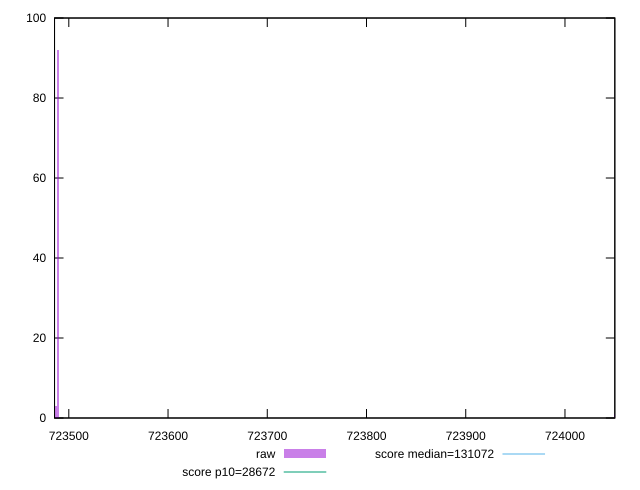

gnuplot code for this plot:
reset

$raw <<EOF
724050.7991960038 1
723488.7048772571 92
723484.6317300198 4
723486.6683036385 3
EOF

set key outside below
set boxwidth 2.0365736186474157
set xrange [723485.6212791667:724050.2324541666]
set yrange [0:100]
set trange [0:100]
set style fill transparent solid 0.5 noborder

set parametric
set terminal svg size 640, 490 enhanced background rgb 'white'
set output "reports/report_00032_2021-02-25T10-28-15.087Z/uses-long-cache-ttl/samples/music/raw/histogram.svg"

plot $raw title "raw" with boxes, \
     28672,t title "score p10=28672", \
     131072,t title "score median=131072"

reset
